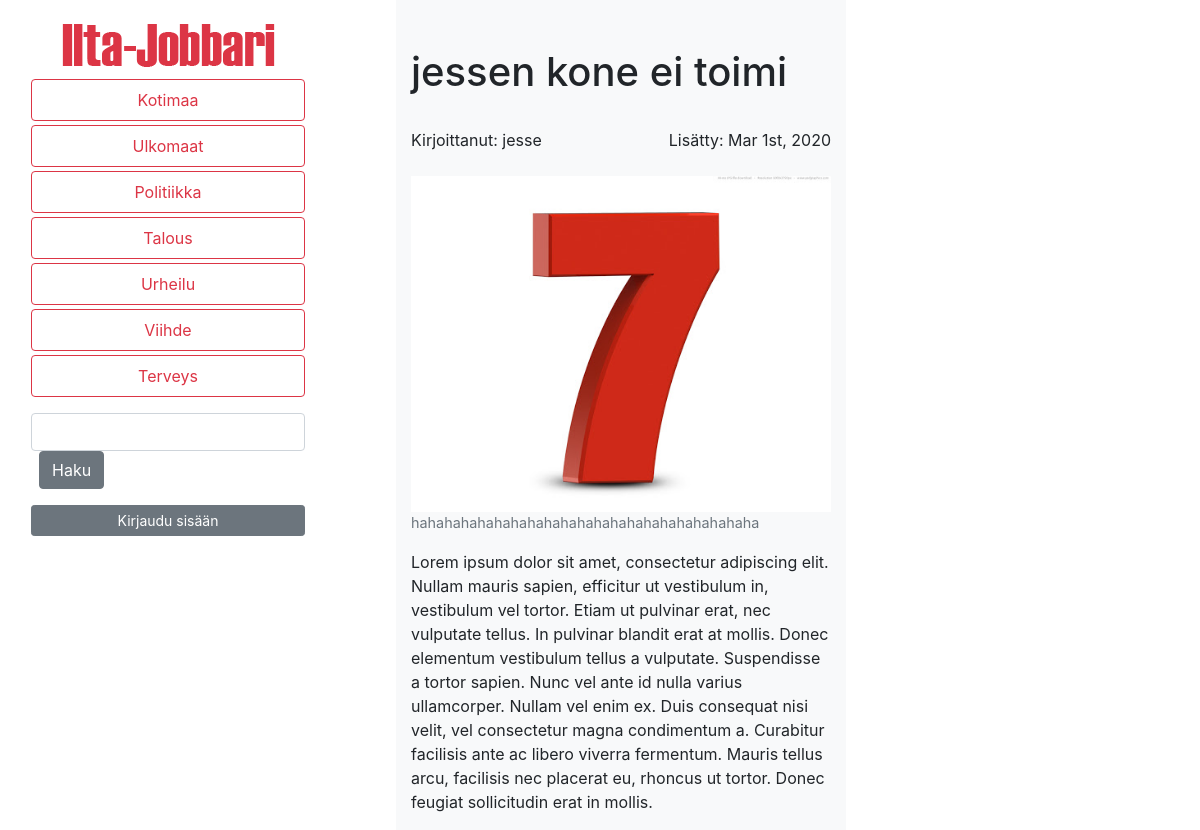
/php/uutinen.php?id=7, run on an earlier commit of the app's database.
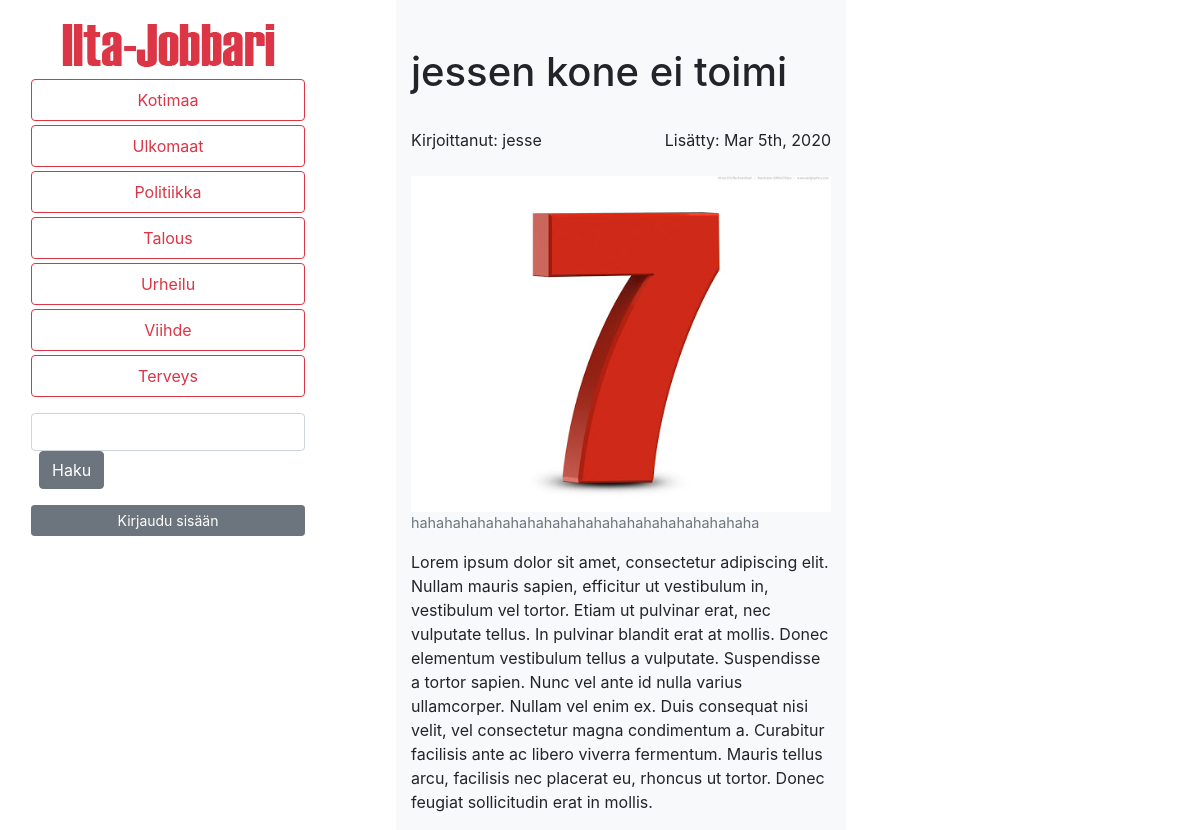
And on a later commit of the database.
### tables this page shows
CREATE TABLE `uutiset` (
  `id` int(11) NOT NULL,
  `pvm` datetime NOT NULL,
  `avainsana0` varchar(50) DEFAULT NULL,
  `avainsana1` varchar(50) DEFAULT NULL,
  `avainsana2` varchar(50) DEFAULT NULL,
  `avainsana3` varchar(50) DEFAULT NULL,
  `avainsana4` varchar(50) DEFAULT NULL,
  `uutiset` tinyint(1) NOT NULL DEFAULT 0,
  `kotimaa` tinyint(1) NOT NULL DEFAULT 0,
  `ulkomaat` tinyint(1) NOT NULL DEFAULT 0,
  `politiikka` tinyint(1) NOT NULL DEFAULT 0,
  `talous` tinyint(1) NOT NULL DEFAULT 0,
  `urheilu` tinyint(1) NOT NULL DEFAULT 0,
  `viihde` tinyint(1) NOT NULL DEFAULT 0,
  `terveys` tinyint(1) NOT NULL DEFAULT 0
);

### php/uutinen.php (the view, shortened to what this page needs)
<?php
$id = $_GET["id"];
$file = "../xml/{$id}.xml";
$xml = simplexml_load_file($file);
require '../db_config.php';
$yhteys = new mysqli($servername, $username, $password, $dbname);
$sql = "SELECT pvm FROM uutiset WHERE id = {$id} LIMIT 1";
$result = $yhteys->query($sql);
$row = mysqli_fetch_assoc($result);
?>
<html lang="en" style="overflow-y: scroll;">
<head>
    <link rel="stylesheet" href="../css/bootstrap.min.css">
    <link rel="stylesheet" href="../css/tyyli.css">
</head>
<body>
<div class="container-fluid">
<div class="row">
    <div class="col mx-auto">
        <nav class="navbar float-right sticky-top">
            <ul class="navbar-nav">
                <li class="nav-item mb-2">
                    <a href="../feed.php"><img class="mx-auto d-block" src="../iltajobbari.png"/></a>
                </li>
                <li class="nav-item">
                    <a class="nav-link mt-1 btn btn-outline-danger" href="../feed.php#kotimaa">Kotimaa</a>
                </li>
                <li class="nav-item">
                    <a class="nav-link mt-1 btn btn-outline-danger" href="../feed.php#ulkomaat">Ulkomaat</a>
                </li>
                <li class="nav-item">
                    <a class="nav-link mt-1 btn btn-outline-danger" href="../feed.php#politiikka">Politiikka</a>
                </li>
                <li class="nav-item">
                    <a class="nav-link mt-1 btn btn-outline-danger" href="../feed.php#talous">Talous</a>
                </li>
                <li class="nav-item">
                    <a class="nav-link mt-1 btn btn-outline-danger" href="../feed.php#urheilu">Urheilu</a>
                </li>
                <li class="nav-item">
                    <a class="nav-link mt-1 btn btn-outline-danger" href="../feed.php#viihde">Viihde</a>
                </li>
                <li class="nav-item mb-3">
                    <a class="nav-link mt-1 btn btn-outline-danger" href="../feed.php#terveys">Terveys</a>
                </li>
                <div class="md-form mt-0">
                    <form class="form-inline" action="../haku.php" method="POST">
                        <input class="form-control" type="text" name="hakusana">
                        <input class="btn btn-secondary ml-sm-2" type="submit" value="Haku">
                    </form>
                </div>
                <?php
                    if ( isset( $_SESSION['user_id'] ) ) {
                        echo '<a class="btn btn-secondary btn-sm mb-2" href="../uusi.php">Lisää artikkeli</a>';
                        if ($_SESSION['user_id'] == 5){
                            echo '<a class="btn btn-secondary btn-sm mb-2" href="uusi_kayttaja.php">Lisää käyttäjä</a>';
                        }
                        echo '<a class="btn btn-secondary btn-sm" href="logout.php">Kirjaudu ulos</a>';
                    } else {
                        echo '<a class="btn btn-secondary btn-sm" href="yllapito.php">Kirjaudu sisään</a>';
                    }
                ?>
            </ul>
        </nav>
    </div>
    <div class="col-lg-6">
        <div class="container-fluid row">
            <div class="col mx-auto"></div>
            <div class="col-lg-10 bg-light min-vh-100">
                <h1 class="mt-5"><?php echo $xml->otsikko;?></h1><br>
                <span>Kirjoittanut: <?php echo $xml->kirjoittaja;?></span><span style="float: right;">
                <?php
                echo "Lisätty: " . date("M jS, Y", strtotime($row['pvm']));
                    if ( isset( $_SESSION['user_id'] ) ) {
                        echo
                            '<button class="btn btn-secondary btn-sm ml-5" type="button" onclick="location.href=' . "'../php/poista.php?uid=" . $id . "'" . '">Poista</button>
                            <button class="btn btn-secondary btn-sm" type="button" onclick="location.href=' . "'../php/muokkaa.php?uid=" . $id . "'" . '">Muokkaa</button>';
                    }?></span>
                <br>
                <br>
                <figure class="figure w-100">
                    <img id="img" src="<?php echo $xml->kuvapolku;?>" width="100%">
                    <figcaption class="figure-caption"><?php echo $xml->kuvateksti;?></figcaption>
                </figure>
                <p><?php echo nl2br($xml->artikkeli);?></p>
            </div>
            <div class="col mx-auto"></div>
        </div>
    </div>
    <div class="col mx-auto"></div>
</div>
</div>
</body>
</html>

### css/tyyli.css (style rules this page uses)
.sticky-top { top: 1rem; }

What changed in the data, as far as the page shows it:
changed uutiset: pvm "Mar 1st, 2020" → "Mar 5th, 2020"
